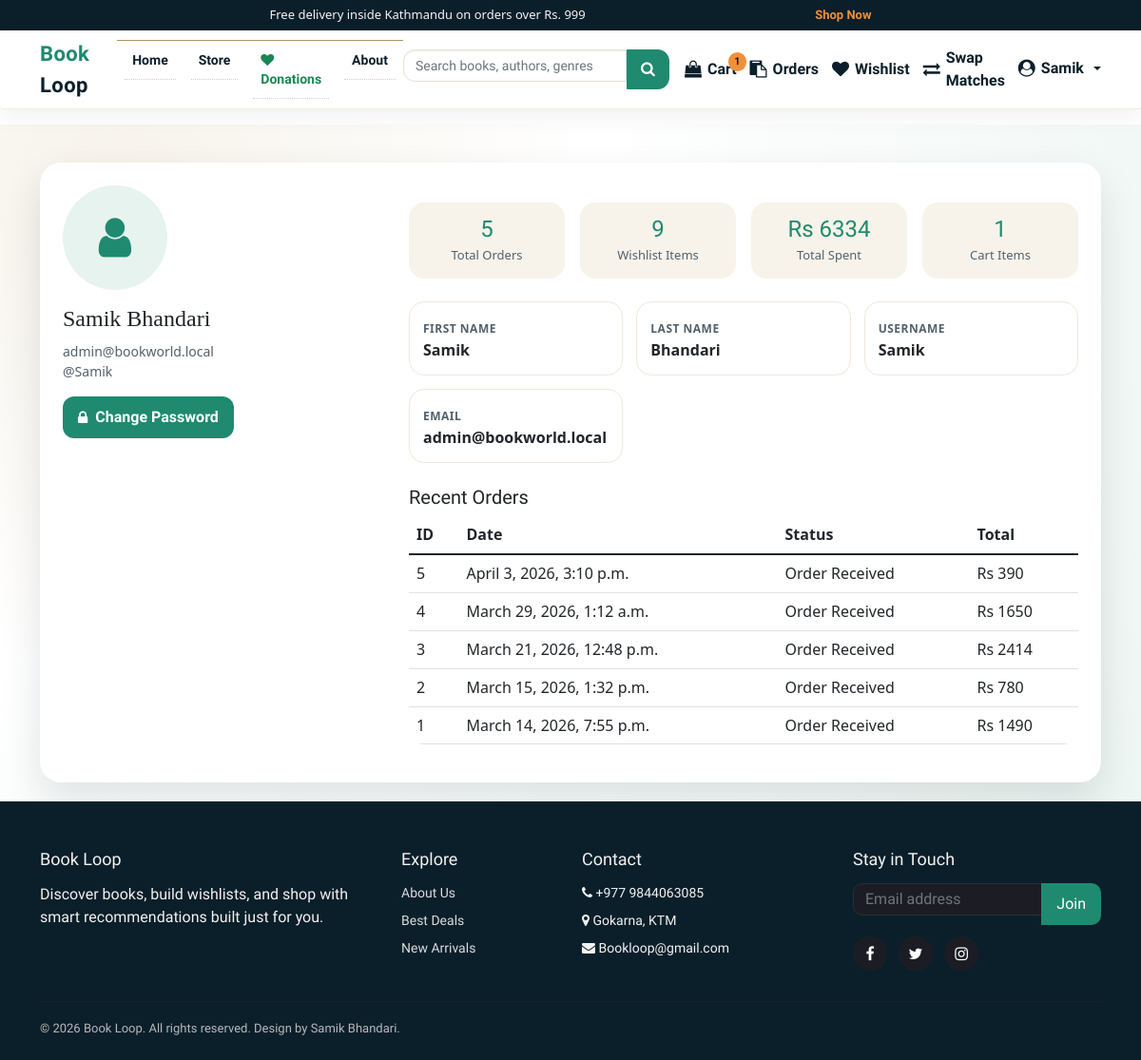
The page /profile/ (signed in) on the database as committed earlier.
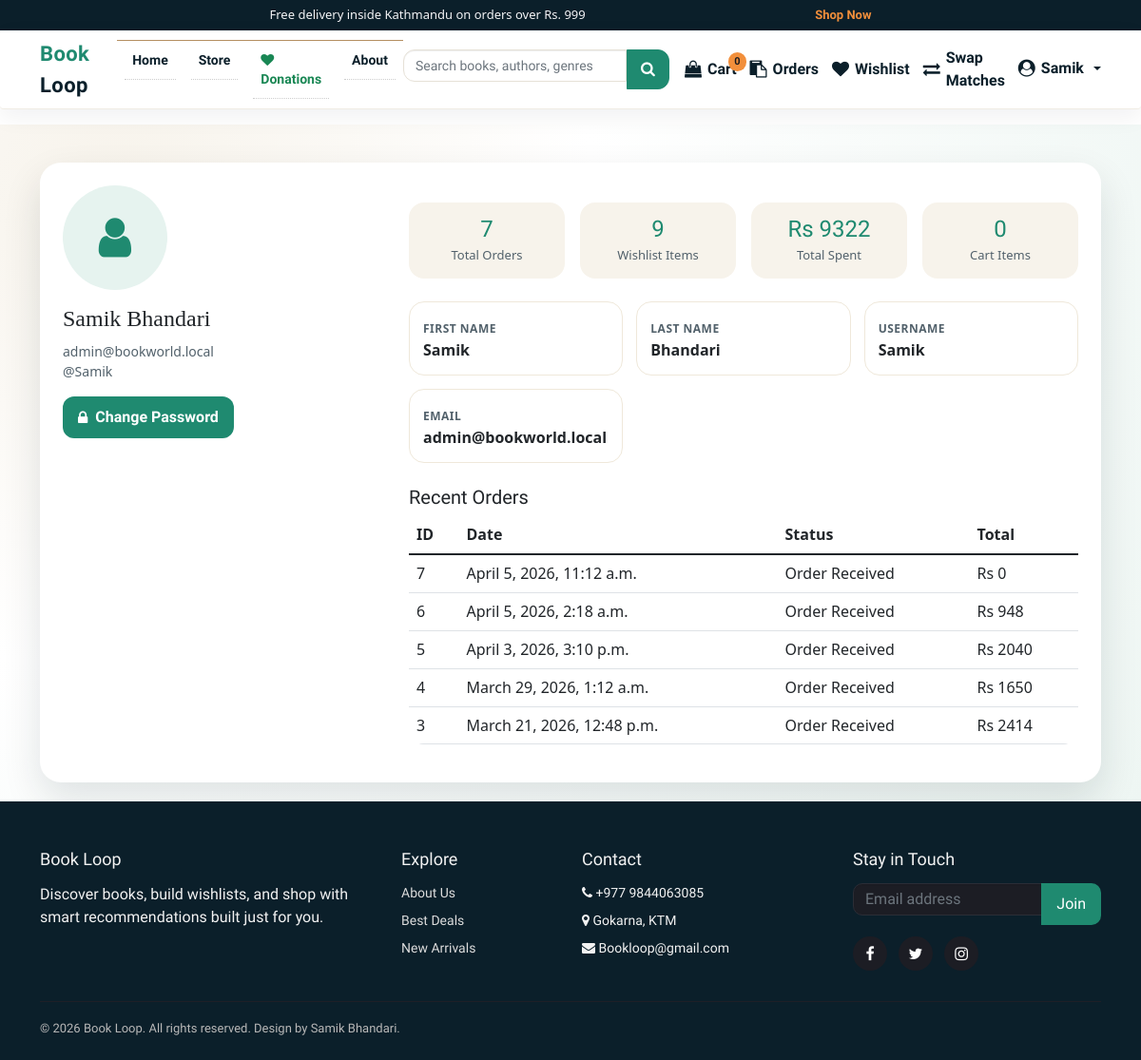
The same page on the database as committed later.
### books/models.py (models this page shows, shortened)
class Order(models.Model):
    user = models.CharField(max_length=20, null=True)
    date_ordered = models.DateTimeField(auto_now_add=True)
    complete = models.BooleanField(default=False)
    payment_method = models.CharField(max_length=20, choices=METHOD, default="Cash On Delivery")
    order_status = models.CharField(max_length=50, choices=ORDER_STATUS, default="Order Received")
    transaction_id = models.CharField(max_length=200, null=True)
    @property
    def get_cart_total(self):
        items = self.orderitem_set.all()
        return sum([item.get_total for item in items])
    @property
    def get_cart_items(self):
        items = self.orderitem_set.all()
        return sum([item.quantity for item in items])

class OrderItem(models.Model):
    Book_name = models.ForeignKey(Product, on_delete=models.SET_NULL, null=True)
    order = models.ForeignKey(Order, on_delete=models.SET_NULL, null=True)
    quantity = models.IntegerField(default=0)
    date_added = models.DateTimeField(auto_now_add=True)
    @property
    def get_total(self):
        return self.Book_name.price * self.quantity

class Product(models.Model):
    Book_name = models.CharField(max_length=50)
    Author = models.CharField(max_length=50, default="")
    genre = models.CharField(max_length=300)
    description = models.CharField(max_length=1000, default="")
    price = models.IntegerField(default=0)
    pub_date = models.DateField(default=timezone.now)
    quantity = models.PositiveBigIntegerField(default=1)
    seller = models.ForeignKey(
        settings.AUTH_USER_MODEL,
        on_delete=models.SET_NULL,
        null=True,
        blank=True,
        related_name="products",
    )
    listing_type = models.CharField(
        max_length=10,
        choices=LISTING_CHOICES,
        default="sell",
    )
    listing_status = models.CharField(
        max_length=20,
        choices=LISTING_STATUS,
        default="approved",
    )
    swap_preference = models.CharField(
        max_length=255,
        blank=True,
        null=True,
        help_text="Title or genre of the book you want in exchange.",
    )
    condition = models.CharField(
        max_length=50,
        blank=True,
        null=True,
        help_text=(
            "Physical condition of the book for swapping "
            "(e.g. New, Like New, Good, Heavily Used)."
        ),
    )
    location = models.CharField(
        max_length=255,
        blank=True,
        null=True,
        help_text="City or neighborhood for the swap",
    )
    contact_email = models.EmailField(
        blank=True,
        null=True,
        help_text="Email for other users to contact you for swapping",
    )
    image = CloudinaryField("image", folder="bookloop_covers", null=True, blank=True)
    sequence = models.IntegerField(default=0)
    views = models.PositiveIntegerField(default=0)
    average_rating = models.FloatField(default=0.0)
    rating_count = models.PositiveIntegerField(default=0)

### books/views.py (the view)
# urls.py: path('profile/',views.profile,name="profile"),
def profile(request):
    cartItems = 0
    items = []
    orders = []
    wishlist_count = 0
    total_spent = 0
    recent_orders = []
    if request.user.is_authenticated:
        order, _ = Order.objects.get_or_create(
            user=request.user.username, complete=False
        )
        items = order.orderitem_set.all()
        cartItems = order.get_cart_items
        orders = Order.objects.filter(user=request.user.username).order_by('-date_ordered')
        wishlist_count = Wishlist.objects.filter(user=request.user.username).count()
        total_spent = sum([o.get_cart_total for o in orders.filter(complete=True)])
        recent_orders = orders[:5]
    return render(request, 'profile.html', {
        'items': items,
        'cartItems': cartItems,
        'orders': orders,
        'wishlist_count': wishlist_count,
        'total_spent': total_spent,
        'recent_orders': recent_orders
    })

### transactions/context_processors.py (called while the page is built)
def cart_item_count(request):
    if not request.user.is_authenticated:
        return {"cart_count": 0, "cartItems": 0}
    total = (
        OrderItem.objects.filter(
            order__user=request.user.username,
            order__complete=False,
        ).aggregate(total=Sum("quantity"))
    ).get("total")
    cart_count = int(total or 0)
    return {"cart_count": cart_count, "cartItems": cart_count}

### templates/profile.html (shortened to what this page needs)
{% load static %}
{% include 'components/base/base-top.html' %}
{% include 'components/header/header.html' %}
<section class="profile-hero">
  <div class="container">
    <div class="profile-card">
      <div class="row g-4">
        <div class="col-lg-4 text-center text-lg-start">
          <div class="profile-avatar">
            <i class="fa fa-user"></i>
          </div>
          <div class="profile-title">{{ request.user.get_full_name|default:request.user.username }}</div>
          <div class="profile-meta">{{ request.user.email }}</div>
          <div class="profile-meta">@{{ request.user.username }}</div>
          <div class="profile-actions" style="margin-top: 16px;">
            <a href="{% url 'changepassword' %}"><i class="fa fa-lock"></i> Change Password</a>
          </div>
        </div>
        <div class="col-lg-8">
          <div class="stats-grid">
            <div class="stat-card">
              <h4>{{ orders|length }}</h4>
              <span>Total Orders</span>
            </div>
            <div class="stat-card">
              <h4>{{ wishlist_count }}</h4>
              <span>Wishlist Items</span>
            </div>
            <div class="stat-card">
              <h4>Rs {{ total_spent }}</h4>
              <span>Total Spent</span>
            </div>
            <div class="stat-card">
              <h4>{{ cartItems }}</h4>
              <span>Cart Items</span>
            </div>
          </div>
          <div class="profile-section">
            <div class="info-grid">
              <div class="info-item">
                <label>First Name</label>
                <div>{{ request.user.first_name|default:"--" }}</div>
              </div>
              <div class="info-item">
                <label>Last Name</label>
                <div>{{ request.user.last_name|default:"--" }}</div>
              </div>
              <div class="info-item">
                <label>Username</label>
                <div>{{ request.user.username }}</div>
              </div>
              <div class="info-item">
                <label>Email</label>
                <div>{{ request.user.email|default:"--" }}</div>
              </div>
            </div>
          </div>
          <div class="recent-orders">
            <h5 class="mt-4" style="font-family: 'Merriweather', serif;">Recent Orders</h5>
            {% if recent_orders %}
            <div class="table-responsive">
              <table class="table table-hover align-middle">
                <thead>
                  <tr>
                    <th>ID</th>
                    <th>Date</th>
                    <th>Status</th>
                    <th>Total</th>
                  </tr>
                </thead>
                <tbody>
                  {% for order in recent_orders %}
                  <tr>
                    <td>{{ order.id }}</td>
                    <td>{{ order.date_ordered }}</td>
                    <td>{{ order.order_status }}</td>
                    <td>Rs {{ order.get_cart_total }}</td>
                  </tr>
                  {% endfor %}
                </tbody>
              </table>
            </div>
            {% else %}
              <p class="text-muted">No orders yet. Start browsing the store.</p>
            {% endif %}
          </div>
        </div>
      </div>
    </div>
  </div>
</section>
{% include 'components/footer/footer.html' %}
{% include 'components/base/base-bottom.html' %}

### templates/components/header/header.html (shortened to what this page needs)
{% load static %}
<link href="https://cdn.jsdelivr.net/npm/bootstrap@5.0.2/dist/css/bootstrap.min.css" rel="stylesheet">
<link rel="stylesheet" href="https://cdn.jsdelivr.net/npm/bootstrap-icons@1.5.0/font/bootstrap-icons.css">
<link rel="stylesheet" href="https://cdnjs.cloudflare.com/ajax/libs/font-awesome/4.7.0/css/font-awesome.min.css"/>
<div class="bw-topbar">
  <div class="container bw-offer">
    <span>Free delivery inside Kathmandu on orders over Rs. 999</span>
    <a href="{% url 'store' %}">Shop Now</a>
  </div>
</div>
<nav class="navbar navbar-expand-lg bw-nav">
  <div class="container">
    <a class="bw-brand" href="{% url 'home' %}"><span>Book</span> Loop</a>
    <div class="collapse navbar-collapse" id="bwNavbar">
      <ul class="navbar-nav me-auto mb-2 mb-lg-0">
        <li class="nav-item"><a class="nav-link" href="{% url 'home' %}">Home</a></li>
        <li class="nav-item"><a class="nav-link" href="{% url 'store' %}">Store</a></li>
        <li class="nav-item">
          <a class="nav-link fw-bold text-success" href="{% url 'browse_donations' %}">
            <i class="fa fa-heart"></i>
            Donations
          </a>
        </li>
        <li class="nav-item"><a class="nav-link" href="/about/">About</a></li>
      </ul>
      <form action="{% url 'search' %}" method="get" class="d-flex bw-search">
        <input type="text" name="q" class="form-control" placeholder="Search books, authors, genres" aria-label="Search">
        <button type="submit" class="btn"><i class="fa fa-search"></i></button>
      </form>
      <div class="bw-actions ms-lg-3">
        {% if request.user.is_authenticated %}
          <a class="bw-icon-btn" href="{% url 'cart' %}">
            <i class="fa fa-shopping-bag"></i>
            <span>Cart</span>
            <span class="bw-badge">{{ cart_count }}</span>
          </a>
          <a class="bw-icon-btn" href="{% url 'order' %}">
            <i class="fa fa-clipboard"></i>
            <span>Orders</span>
          </a>
          <a class="bw-icon-btn" href="{% url 'wishlist' %}">
            <i class="fa fa-heart"></i>
            <span>Wishlist</span>
          </a>
          <a class="bw-icon-btn" href="{% url 'swap_matches' %}">
            <i class="fa fa-exchange"></i>
            <span>Swap Matches</span>
          </a>
          <div class="dropdown bw-dropdown">
            <a class="bw-icon-btn dropdown-toggle" href="#" role="button" data-bs-toggle="dropdown" aria-expanded="false">
              <i class="fa fa-user-circle"></i>
              <span>{{ request.user.first_name|default:'Profile' }}</span>
            </a>
          </div>
        {% else %}
          <a class="bw-icon-btn" href="{% url 'login' %}"><i class="fa fa-user"></i><span>Login</span></a>
          <a class="bw-icon-btn" href="{% url 'reg' %}"><i class="fa fa-user-plus"></i><span>Register</span></a>
        {% endif %}
      </div>
    </div>
  </div>
</nav>

Rows that differ between the two databases and show on the page:
no longer on this page (row unchanged): Order: id "2", date_ordered "March 15, 2026, 1:32 p.m.", order_status "Order Received", get_cart_total "780"
no longer on this page (row unchanged): Order: id "1", date_ordered "March 14, 2026, 7:55 p.m.", order_status "Order Received", get_cart_total "1490"
added Order: id "7", date_ordered "April 5, 2026, 11:12 a.m.", order_status "Order Received", get_cart_total "0"
added Order: id "6", date_ordered "April 5, 2026, 2:18 a.m.", order_status "Order Received", get_cart_total "948"
changed Order "April 3, 2026, 3:10 p.m.": get_cart_total "390" → "2040"
Other text that changed with them:
{{ cart_count }}: "1" → "0"
{{ orders|length }}: "5" → "7"
{{ total_spent }}: "6334" → "9322"
{{ cartItems }}: "1" → "0"
